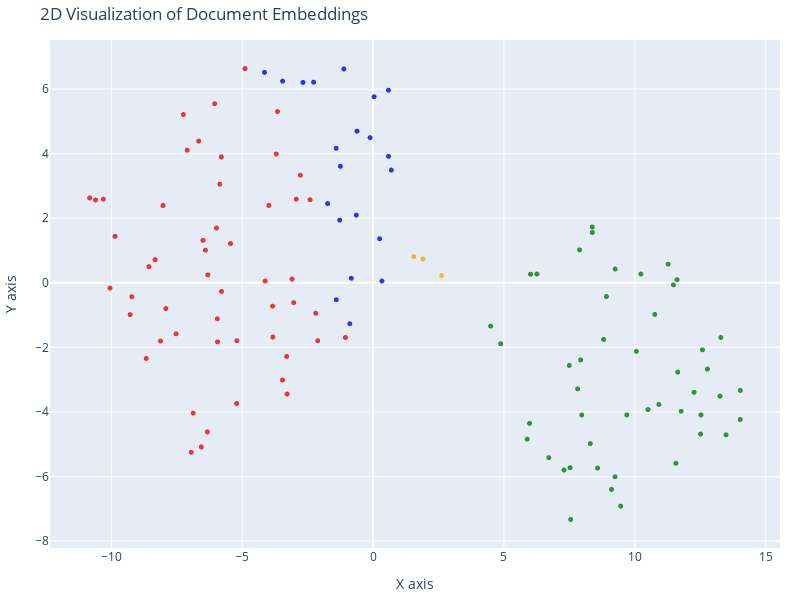

Write notebook code for a chart like this one.
### Code cell
## turn the viz in 2D
tsne = TSNE(n_components=2, random_state=42)
reduced_vectors = tsne.fit_transform(vectors)

## plotly viz
fig = go.Figure(data=[go.Scattergl(
    x=reduced_vectors[:,0],
    y=reduced_vectors[:,1],
    mode='markers',
    marker=dict(color=colors, size=5, opacity=0.8),
    text = [f"Type: {t}<br>Text: {doc[:100]}..." for t, doc in zip(doc_types, documents)],
    hoverinfo='text'
)])

fig.update_layout(
    title="2D Visualization of Document Embeddings", 
    xaxis_title="X axis", 
    yaxis_title="Y axis",
    width=800,
    height=600,
    margin=dict(l=10, r=20, b=10, t=40)
)

fig.show()

### Figure 1 — Plotly figure (JSON) as saved in the notebook; plotly's stock layout.template omitted (floating-point values rounded to 4 significant figures)
{"data": [{"hoverinfo": "text", "marker": {"color": ["blue", "blue", "blue", "blue", "blue", "blue", "blue", "blue", "blue", "blue", "blue", "blue", "blue", "blue", "blue", "blue", "blue", "blue", "blue", "blue", "blue", "red", "red", "red", "red", "red", "red", "red", "red", "red", "red", "red", "red", "red", "red", "red", "red", "red", "red", "red", "red", "red", "red", "red", "red", "red", "red", "red", "red", "red", "red", "red", "red", "red", "red", "red", "red", "red", "red", "red", "red", "red", "red", "red", "red", "red", "red", "red", "red", "red", "red", "red", "red", "orange", "orange", "orange", "green", "green", "green", "green", "green", "green", "green", "green", "green", "green", "green", "green", "green", "green", "green", "green", "green", "green", "green", "green", "green", "green", "green", "green", "green", "green", "green", "green", "green", "green", "green", "green", "green", "green", "green", "green", "green", "green", "green", "green", "green", "green", "green", "green", "green", "green", "green"], "opacity": 0.8, "size": 5}, "mode": "markers", "text": ["Type: products<br>Text: # Product Summary\n\n# Rellm: AI-Powered Enterprise Reinsurance Solution\n\n## Summary\n\nRellm is an inno...", "Type: products<br>Text: ### Seamless Integrations\nRellm's architecture is designed for effortless integration with existing ...", "Type: products<br>Text: ### Regulatory Compliance Tools\nRellm includes built-in compliance tracking features to help organiz...", "Type: products<br>Text: Join the growing number of organizations leveraging Rellm to enhance their reinsurance processes whi...", "Type: products<br>Text: Experience the future of reinsurance with Rellm, where innovation meets reliability. Let Insurellm h...", "Type: products<br>Text: # Product Summary\n\n# Markellm\n\n## Summary\n\nMarkellm is an innovative two-sided marketplace designed ...", "Type: products<br>Text: - **User-Friendly Interface**: Designed with user experience in mind, Markellm features an intuitive...", "Type: products<br>Text: - **Customer Support**: Our dedicated support team is always available to assist both consumers and ...", "Type: products<br>Text: ### For Insurance Companies:\n- **Basic Listing Fee**: $199/month for a featured listing on the platf...", "Type: products<br>Text: ### Q3 2025\n- Initiate a comprehensive marketing campaign targeting both consumers and insurers to i...", "Type: products<br>Text: # Product Summary\n\n# Homellm\n\n## Summary\nHomellm is an innovative home insurance product developed b...", "Type: products<br>Text: ### 2. Dynamic Pricing Model\nWith Homellm's innovative dynamic pricing model, insurance providers ca...", "Type: products<br>Text: ### 5. Multi-Channel Integration\nHomellm seamlessly integrates into existing insurance platforms, pr...", "Type: products<br>Text: - **Basic Tier:** Starting at $5,000/month for small insurers with basic integration features.\n- **S...", "Type: products<br>Text: All tiers include a comprehensive training program and ongoing updates to ensure optimal performance...", "Type: products<br>Text: With Homellm, Insurellm is committed to transforming the landscape of home insurance, ensuring both ...", "Type: products<br>Text: # Product Summary\n\n# Carllm\n\n## Summary\n\nCarllm is an innovative auto insurance product developed by...", "Type: products<br>Text: - **Instant Quoting**: With Carllm, insurance companies can offer near-instant quotes to customers, ...", "Type: products<br>Text: - **Mobile Integration**: Carllm is designed to work seamlessly with mobile applications, providing ...", "Type: products<br>Text: - **Professional Tier**: $2,500/month\n  - For medium-sized companies.\n  - All Basic Tier features pl...", "Type: products<br>Text: ### Q2 2025: Customer Experience Improvements\n- Launch of a new **mobile app** for end-users.\n- Intr...", "Type: contracts<br>Text: # Contract with GreenField Holdings for Markellm\n\n**Effective Date:** November 15, 2023  \n**Contract...", "Type: contracts<br>Text: ## Renewal\n1. **Automatic Renewal**: This contract will automatically renew for sequential one-year ...", "Type: contracts<br>Text: ## Features\n1. **AI-Powered Matching**: Access to advanced algorithms that connect GreenField Holdin...", "Type: contracts<br>Text: ## Support\n1. **Customer Support Access**: The Client will have access to dedicated support through ...", "Type: contracts<br>Text: **Signatures:**  \n_________________________                           _________________________  \n**...", "Type: contracts<br>Text: # Contract with Apex Reinsurance for Rellm: AI-Powered Enterprise Reinsurance Solution\n\n## Terms\n\n1....", "Type: contracts<br>Text: ## Renewal\n\n1. **Automatic Renewal**: This Agreement will automatically renew for successive one-yea...", "Type: contracts<br>Text: 2. **Seamless Integrations**: The architecture of Rellm allows for easy integration with existing sy...", "Type: contracts<br>Text: 1. **Technical Support**: Provider shall offer dedicated technical support to the Client via phone, ...", "Type: contracts<br>Text: **Insurellm, Inc.**  \n_____________________________  \nAuthorized Signature   \nDate: ________________...", "Type: contracts<br>Text: # Contract with Greenstone Insurance for Homellm\n\n---\n\n## Terms\n\n1. **Parties**: This Contract (\"Agr...", "Type: contracts<br>Text: 4. **Payment Terms**: \n   - The Customer shall pay an amount of $10,000 per month for the Standard T...", "Type: contracts<br>Text: ---\n\n## Features\n\n- **AI-Powered Risk Assessment**: Customer will have access to enhanced risk evalu...", "Type: contracts<br>Text: - **Customer Portal**: A dedicated portal will be provided, allowing the Customer's clients to manag...", "Type: contracts<br>Text: ______________________________  \n[Name], [Title]  \nDate: ______________________\n\n**For Greenstone In...", "Type: contracts<br>Text: # Contract with Roadway Insurance Inc. for Carllm\n\n---\n\n## Terms\n\n1. **Agreement Effective Date**: T...", "Type: contracts<br>Text: ---\n\n## Renewal\n\n1. **Automatic Renewal**: This agreement will automatically renew for an additional...", "Type: contracts<br>Text: ---\n\n## Features\n\n1. **Access to Core Features**: Roadway Insurance Inc. will have access to all Pro...", "Type: contracts<br>Text: ---\n\n## Support\n\n1. **Technical Support**: Roadway Insurance Inc. will receive priority technical su...", "Type: contracts<br>Text: # Contract with Stellar Insurance Co. for Rellm\n\n## Terms\nThis contract is made between **Insurellm*...", "Type: contracts<br>Text: ### Termination\nEither party may terminate this agreement with a **30-day written notice**. In the e...", "Type: contracts<br>Text: ## Features\nStellar Insurance Co. will receive access to the following features of the Rellm product...", "Type: contracts<br>Text: ## Support\nInsurellm provides Stellar Insurance Co. with the following support services:\n\n- **24/7 T...", "Type: contracts<br>Text: # Contract with TechDrive Insurance for Carllm\n\n**Contract Date:** October 1, 2024  \n**Contract Dura...", "Type: contracts<br>Text: ## Renewal\n\n1. **Automatic Renewal**: This contract shall automatically renew for additional one-yea...", "Type: contracts<br>Text: ## Support\n\n1. **Customer Support**: Insurellm will provide 24/7 customer support to TechDrive Insur...", "Type: contracts<br>Text: **TechDrive Insurance Representative:**  \nName: Sarah Johnson  \nTitle: Operations Director  \nDate: _...", "Type: contracts<br>Text: # Contract with Belvedere Insurance for Markellm\n\n## Terms\nThis Contract (\"Agreement\") is made and e...", "Type: contracts<br>Text: ## Renewal\n1. **Renewal Terms**: This Agreement may be renewed for additional one-year terms upon mu...", "Type: contracts<br>Text: ## Features\n1. **AI-Powered Matching**: Belvedere Insurance will benefit from Markellm's AI-powered ...", "Type: contracts<br>Text: ## Support\n1. **Technical Support**: Technical support will be available from 9 AM to 7 PM EST, Mond...", "Type: contracts<br>Text: **Belvedere Insurance**  \nSignature: ______________________  \nName: [Authorized Signatory]  \nTitle: ...", "Type: contracts<br>Text: # Contract with Velocity Auto Solutions for Carllm\n\n**Contract Date:** October 1, 2023  \n**Contract ...", "Type: contracts<br>Text: ## Renewal\n\n1. **Automatic Renewal**: This contract will automatically renew for successive 12-month...", "Type: contracts<br>Text: ## Support\n\n1. **Customer Support**: Velocity Auto Solutions will have access to Insurellm’s custome...", "Type: contracts<br>Text: # Contract with GreenValley Insurance for Homellm\n\n**Contract Date:** October 6, 2023  \n**Contract N...", "Type: contracts<br>Text: 4. **Confidentiality:** Both parties agree to maintain the confidentiality of proprietary informatio...", "Type: contracts<br>Text: 1. **AI-Powered Risk Assessment:** Access to advanced AI algorithms for real-time risk evaluations.\n...", "Type: contracts<br>Text: 3. **Regular Updates:** Insurellm will offer ongoing updates and enhancements to the Homellm platfor...", "Type: contracts<br>Text: # Contract with EverGuard Insurance for Rellm: AI-Powered Enterprise Reinsurance Solution\n\n**Contrac...", "Type: contracts<br>Text: 4. **Usage Rights**: EverGuard Insurance is granted a non-exclusive, non-transferable license to acc...", "Type: contracts<br>Text: 1. **Core Functionality**: Rellm provides EverGuard Insurance with advanced AI-driven analytics, sea...", "Type: contracts<br>Text: 1. **Customer Support**: Insurellm will provide EverGuard Insurance with 24/7 customer support, incl...", "Type: contracts<br>Text: ---\n\n**Signatures**  \n**For Insurellm**: __________________________  \n**Name**: John Smith  \n**Title...", "Type: contracts<br>Text: # Contract with BrightWay Solutions for Markellm\n\n**Contract Date:** October 5, 2023  \n**Contract ID...", "Type: contracts<br>Text: 3. **Service Level Agreement (SLA):**  \n   Insurellm commits to a 99.9% uptime for the platform with...", "Type: contracts<br>Text: 2. **Real-Time Quote Availability:**  \n   Consumers sourced via BrightWay Solutions will receive rea...", "Type: contracts<br>Text: 3. **Training and Onboarding:**  \n   Insurellm agrees to provide one free training session on how to...", "Type: contracts<br>Text: # Contract with Pinnacle Insurance Co. for Homellm\n\n## Terms\nThis contract (\"Contract\") is entered i...", "Type: contracts<br>Text: ## Renewal\n1. **Renewal Terms**: At the end of the initial term, this Contract shall automatically r...", "Type: contracts<br>Text: ## Features\n1. **AI-Powered Risk Assessment**: Utilized for tailored underwriting decisions specific...", "Type: contracts<br>Text: ## Support\n1. **Technical Support**: Insurellm shall provide 24/7 technical support via an email and...", "Type: company<br>Text: # Overview of Insurellm\n\nInsurellm is an innovative insurance tech firm with 200 employees across th...", "Type: company<br>Text: # Careers at Insurellm\n\nInsurellm is hiring! We are looking for talented software engineers, data sc...", "Type: company<br>Text: # About Insurellm\n\nInsurellm was founded by Avery Lancaster in 2015 as an insurance tech startup des...", "Type: employees<br>Text: # HR Record\n\n# Alex Chen\n\n## Summary\n- **Date of Birth:** March 15, 1990  \n- **Job Title:** Backend ...", "Type: employees<br>Text: ## Annual Performance History\n- **2020:**  \n  - Completed onboarding successfully.  \n  - Met expecta...", "Type: employees<br>Text: ## Compensation History\n- **2020:** Base Salary: $80,000  \n- **2021:** Base Salary Increase to $90,0...", "Type: employees<br>Text: Alex Chen continues to be a vital asset at Insurellm, contributing significantly to innovative backe...", "Type: employees<br>Text: # HR Record\n\n# Oliver Spencer\n\n## Summary\n- **Date of Birth**: May 14, 1990  \n- **Job Title**: Backe...", "Type: employees<br>Text: ## Annual Performance History\n- **2018**: **3/5** - Adaptable team player but still learning to take...", "Type: employees<br>Text: ## Compensation History\n- **March 2018**: Initial salary of $80,000.\n- **July 2019**: Salary increas...", "Type: employees<br>Text: # HR Record\n\n# Emily Tran\n\n## Summary\n- **Date of Birth:** March 18, 1991  \n- **Job Title:** Digital...", "Type: employees<br>Text: - **January 2017 - May 2018**: Marketing Intern  \n  - Supported the Marketing team by collaborating ...", "Type: employees<br>Text: - **2021**:  \n  - Performance Rating: Meets Expectations  \n  - Key Achievements: Contributed to the ...", "Type: employees<br>Text: - **Professional Development Goals**:  \n  - Emily Tran aims to become a Marketing Manager within the...", "Type: employees<br>Text: # HR Record\n\n# Jordan Blake\n\n## Summary\n- **Date of Birth:** March 15, 1993  \n- **Job Title:** Sales...", "Type: employees<br>Text: ## Annual Performance History\n- **2021:** First year at Insurellm; achieved 90% of monthly targets. ...", "Type: employees<br>Text: ## Other HR Notes\n- Jordan has shown an interest in continuing education, actively participating in ...", "Type: employees<br>Text: # Avery Lancaster\n\n## Summary\n- **Date of Birth**: March 15, 1985  \n- **Job Title**: Co-Founder & Ch...", "Type: employees<br>Text: - **2010 - 2013**: Business Analyst at Edge Analytics  \n  Prior to joining Innovate, Avery worked as...", "Type: employees<br>Text: - **2018**: **Exceeds Expectations**  \n  Under Avery’s pivoted vision, Insurellm launched two new su...", "Type: employees<br>Text: - **2022**: **Satisfactory**  \n  Avery focused on rebuilding team dynamics and addressing employee c...", "Type: employees<br>Text: ## Compensation History\n- **2015**: $150,000 base salary + Significant equity stake  \n- **2016**: $1...", "Type: employees<br>Text: ## Other HR Notes\n- **Professional Development**: Avery has actively participated in leadership trai...", "Type: employees<br>Text: # HR Record\n\n# Maxine Thompson\n\n## Summary\n- **Date of Birth:** January 15, 1991  \n- **Job Title:** ...", "Type: employees<br>Text: ## Insurellm Career Progression\n- **January 2017 - October 2018**: **Junior Data Engineer**  \n  * Ma...", "Type: employees<br>Text: ## Annual Performance History\n- **2017**: *Meets Expectations*  \n  Maxine showed potential in her ro...", "Type: employees<br>Text: - **2021**: *Exceeds Expectations*  \n  Maxine spearheaded the transition to a new data warehousing s...", "Type: employees<br>Text: ## Compensation History\n- **2017**: $70,000 (Junior Data Engineer)  \n- **2018**: $75,000 (Junior Dat...", "Type: employees<br>Text: # Samantha Greene\n\n## Summary\n- **Date of Birth:** October 14, 1990\n- **Job Title:** HR Generalist\n-...", "Type: employees<br>Text: ## Annual Performance History\n- **2020:** Exceeds Expectations  \n  Samantha Greene demonstrated exce...", "Type: employees<br>Text: ## Compensation History\n- **2020:** Base Salary - $55,000  \n  The entry-level salary matched industr...", "Type: employees<br>Text: - **2023:** Base Salary - $70,000  \n  Recognized for substantial improvement in employee relations m...", "Type: employees<br>Text: # HR Record\n\n# Alex Thomson\n\n## Summary\n- **Date of Birth:** March 15, 1995  \n- **Job Title:** Sales...", "Type: employees<br>Text: ## Annual Performance History  \n- **2022** - Rated as \"Exceeds Expectations.\" Alex Thomson achieved ...", "Type: employees<br>Text: ## Other HR Notes\n- Alex Thomson is an active member of the Diversity and Inclusion committee at Ins...", "Type: employees<br>Text: # HR Record\n\n# Samuel Trenton\n\n## Summary\n- **Date of Birth:** April 12, 1989  \n- **Job Title:** Sen...", "Type: employees<br>Text: ## Annual Performance History\n- **2023:** Rating: 4.5/5  \n  *Samuel exceeded expectations, successfu...", "Type: employees<br>Text: ## Compensation History\n- **2023:** Base Salary: $115,000 + Bonus: $15,000  \n  *Annual bonus based o...", "Type: employees<br>Text: - **Engagement in Company Culture:** Regularly participates in team-building events and contributes ...", "Type: employees<br>Text: # HR Record\n\n# Alex Harper\n\n## Summary\n- **Date of Birth**: March 15, 1993  \n- **Job Title**: Sales ...", "Type: employees<br>Text: ## Annual Performance History  \n- **2021**:  \n  - **Performance Rating**: 4.5/5  \n  - **Key Achievem...", "Type: employees<br>Text: - **2022**:  \n  - **Base Salary**: $65,000 (Promotion to Senior SDR)  \n  - **Bonus**: $13,000 (20% o...", "Type: employees<br>Text: # HR Record\n\n# Jordan K. Bishop\n\n## Summary\n- **Date of Birth:** March 15, 1990\n- **Job Title:** Fro...", "Type: employees<br>Text: ## Annual Performance History\n- **2019:** Exceeds Expectations - Continuously delivered high-quality...", "Type: employees<br>Text: ## Compensation History\n- **June 2018:** Starting Salary - $85,000\n- **June 2019:** Salary Increase ...", "Type: employees<br>Text: ## Other HR Notes\n- Jordan K. Bishop has been an integral part of club initiatives, including the In...", "Type: employees<br>Text: # HR Record\n\n# Emily Carter\n\n## Summary\n- **Date of Birth:** August 12, 1990  \n- **Job Title:** Acco...", "Type: employees<br>Text: - **2017-2019:** Marketing Intern  \n  - Assisted with market research and campaign development for s...", "Type: employees<br>Text: ## Compensation History\n| Year | Base Salary | Bonus         | Total Compensation |\n|------|--------...", "Type: employees<br>Text: Emily Carter exemplifies the kind of talent that drives Insurellm's success and is an invaluable ass..."], "type": "scattergl", "x": [-0.8319, -0.8885, -1.407, 0.5858, 0.3384, -2.273, -2.68, -3.456, -4.148, -1.116, -0.6406, -1.737, -1.276, -1.411, -1.251, 0.2497, 0.6963, 0.5907, -0.1138, -0.6136, 0.03805, -5.855, -10.3, -3.7, -4.892, -6.564, -4.125, -3.097, -1.056, -5.205, -6.331, -5.982, -8.025, -2.406, -5.79, -6.947, -10.05, -9.857, -3.981, -7.917, -3.462, -3.285, -2.114, -3.301, -9.28, -8.563, -8.121, -8.667, -5.795, -10.83, -3.653, -5.941, -6.873, -9.217, -8.327, -7.528, -6.498, -6.404, -2.932, -6.311, -3.841, -3.033, -2.189, -3.829, -5.213, -6.662, -7.249, -6.053, -7.101, -5.448, -10.6, -2.779, -5.949, 1.557, 2.617, 1.911, 7.525, 11.61, 12.53, 4.49, 7.295, 11.47, 12.51, 7.814, 7.928, 11.64, 7.494, 8.573, 12.26, 5.976, 6.016, 7.888, 8.374, 8.374, 14.03, 6.26, 7.548, 8.914, 10.23, 9.248, 13.49, 9.692, 10.76, 10.92, 10.5, 9.109, 13.28, 9.46, 8.299, 12.58, 13.25, 10.06, 9.242, 12.77, 11.57, 6.714, 11.27, 14.03, 5.887, 7.972, 8.807, 11.77, 4.874], "y": [0.142, -1.268, -0.5239, 5.967, 0.05461, 6.216, 6.207, 6.248, 6.517, 6.623, 2.096, 2.454, 1.94, 4.167, 3.61, 1.365, 3.492, 3.919, 4.497, 4.696, 5.764, 3.053, 2.592, 3.99, 6.637, -5.082, 0.0544, 0.1169, -1.693, -1.794, -4.618, 1.696, 2.395, 2.574, -0.2682, -5.248, -0.1642, 1.439, 2.398, -0.7981, -3.013, -3.444, -1.794, -2.279, -0.9848, 0.5023, -1.803, -2.342, 3.898, 2.63, 5.305, -1.828, -4.035, -0.4304, 0.7172, -1.58, 1.317, 1.01, 2.59, 0.2465, -0.7218, -0.6156, -0.9424, -1.679, -3.736, 4.39, 5.212, 5.549, 4.108, 1.216, 2.565, 3.332, -1.114, 0.8113, 0.2224, 0.7363, -5.725, 0.09908, -4.091, -1.341, -5.797, -0.06353, -4.683, -3.285, -2.387, -2.766, -2.559, -5.737, -3.392, -4.354, 0.2664, 1.021, 1.559, 1.729, -3.333, 0.2722, -7.33, -0.4241, 0.2718, 0.4274, -4.709, -4.092, -0.9773, -3.766, -3.924, -6.399, -1.691, -6.916, -4.979, -2.075, -3.508, -2.123, -6.007, -2.671, -5.59, -5.414, 0.578, -4.234, -4.841, -4.094, -1.754, -3.978, -1.885]}], "layout": {"height": 600, "margin": {"b": 10, "l": 10, "r": 20, "t": 40}, "title": {"text": "2D Visualization of Document Embeddings"}, "width": 800, "xaxis": {"title": {"text": "X axis"}}, "yaxis": {"title": {"text": "Y axis"}}}}
